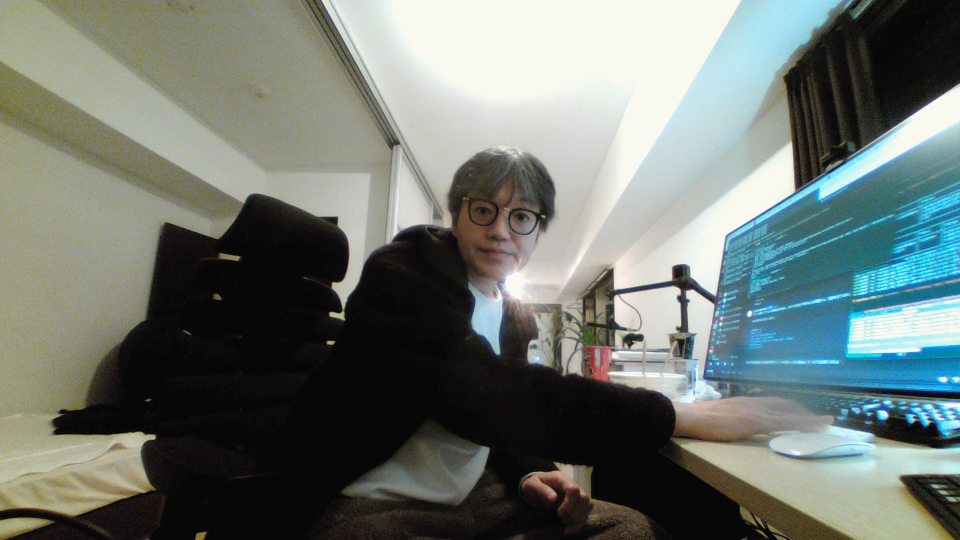
#> input picture test_frame.jpg, 1920 x 1080 px (shown at 1/2 size)
$ python -i mjpeg_server.py   (imports and definitions only)
#> lines starting #> are read from the running program, lines starting #| are printed output that depends on the picture; after the words box and inside, x2 and y2 are one past the last pixel; in counts of white or black regions, pixels touching at a corner belong together
### vp_env.py
"""Vision PAL 共有環境変数ローダー (Python 3.6+)

優先順位: 環境変数 > 隣の .env > 引数の default

使い方:
    from vp_env import env, env_int, env_float
    MQTT_HOST = env("MQTT_HOST", "192.168.3.12")
    MQTT_PORT = env_int("MQTT_PORT", 1883)

`.env` 探索順:
    1. 現在の作業ディレクトリ ./.env
    2. このファイル (vp_env.py) と同じディレクトリの .env
    3. このファイルの親ディレクトリの .env (リポジトリルート想定)
"""
import os
from pathlib import Path


def _load_dotenv(path):
    """`.env` 形式ファイルを読み、既存環境変数を上書きしない形で適用"""
    if not path.exists():
        return False
    try:
        text = path.read_text(encoding="utf-8")
    except Exception as e:
        print("[vp_env] failed to read {}: {}".format(path, e))
        return False
    for raw in text.splitlines():
        line = raw.strip()
        if not line or line.startswith("#") or "=" not in line:
            continue
        key, _, value = line.partition("=")
        key = key.strip()
        value = value.strip()
        # quoted value を剥がす
        if (value.startswith('"') and value.endswith('"')) or \
           (value.startswith("'") and value.endswith("'")):
            value = value[1:-1]
        if key and key not in os.environ:
            os.environ[key] = value
    print("[vp_env] loaded: {}".format(path))
    return True


_here = Path(__file__).resolve().parent
for _candidate in [Path.cwd() / ".env", _here / ".env", _here.parent / ".env"]:
    if _load_dotenv(_candidate):
        break


def env(key, default=None):
    """文字列として環境変数を取得"""
    return os.environ.get(key, default)


def env_int(key, default):
    """整数として取得、失敗時は default"""
    try:
        return int(os.environ[key])
    except (KeyError, ValueError):
        return default


# [6 lines left out: function env_float, not called in this run]

### JetBot/mjpeg_server.py
#!/usr/bin/env python3
"""Vision PAL - JetBot MJPEG Streaming Server with Toon Filter
CSIカメラからアニメ風フィルタ付きMJPEGストリーム配信

http://jetbot-ip:8554/stream  - トゥーンフィルタ
http://jetbot-ip:8554/raw     - 生映像
http://jetbot-ip:8554/        - ビューアページ

Requires: OpenCV (pre-installed on JetBot)
Run on JetBot: python3 mjpeg_server.py
"""
import cv2
import numpy as np
import time
import threading
try:
    from http.server import HTTPServer, BaseHTTPRequestHandler
except ImportError:
    from BaseHTTPServer import HTTPServer
    from BaseHTTPServer import BaseHTTPRequestHandler

# === 設定 (.env / 環境変数 / 既定値) ===
import os as _os, sys as _sys
_sys.path.insert(0, _os.path.dirname(_os.path.abspath(__file__)))
_sys.path.insert(0, _os.path.dirname(_os.path.dirname(_os.path.abspath(__file__))))
try:
    from vp_env import env_int
except ImportError:
    def env_int(k, d):
        try: return int(_os.environ.get(k, d))
        except (TypeError, ValueError): return d

PORT = env_int("CAMERA_PORT", 8554)
FPS = env_int("CAMERA_FPS", 15)
#> further down, picture is the input picture: shape (1080, 1920, 3); mean B, G, R 114, 119.6, 111.1

# グローバルフレーム
current_frame = None
toon_frame = None
frame_lock = threading.Lock()


def toon_filter(frame):
    """アニメ風トゥーンフィルタ
    1. バイラテラルフィルタで平坦化（アニメ塗り）
    2. 色量子化（減色）
    3. エッジ検出で輪郭線
    4. 輪郭線を合成
    """
    # 1. バイラテラルフィルタ（エッジ保持しつつ平坦化）
    # 複数回かけるとよりアニメっぽく
    smooth = frame
    for _ in range(3):
        smooth = cv2.bilateralFilter(smooth, 9, 75, 75)

    # 2. 色量子化（8段階に減色）
    div = 32
    quantized = (smooth // div) * div + div // 2

    # 3. エッジ検出（太めの輪郭線）
    gray = cv2.cvtColor(frame, cv2.COLOR_BGR2GRAY)
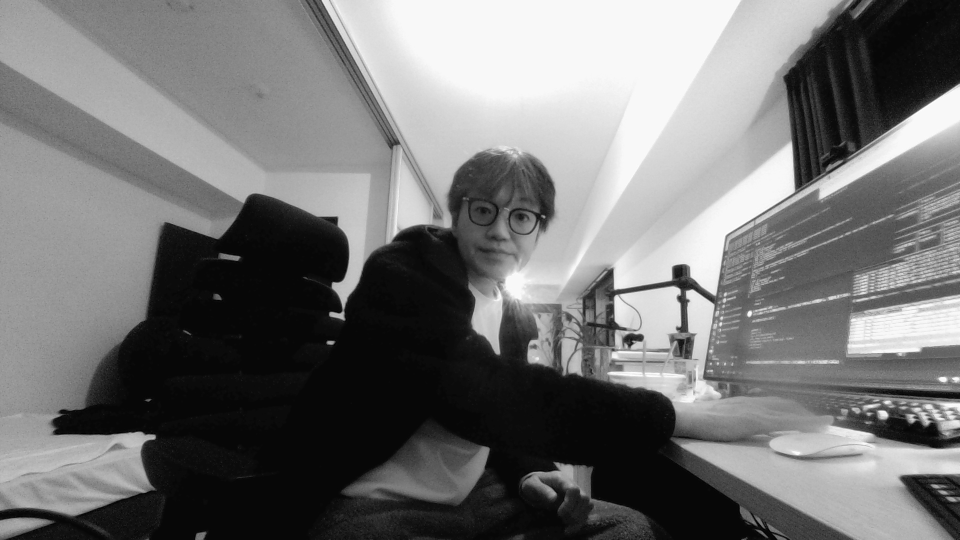
#> gray: shape (1080, 1920) (shown at 1/2 size); min 0, max 255, mean 116.4
    gray = cv2.medianBlur(gray, 5)
    edges = cv2.adaptiveThreshold(
        gray, 255,
        cv2.ADAPTIVE_THRESH_MEAN_C,
        cv2.THRESH_BINARY,
        blockSize=9,
        C=2
    )
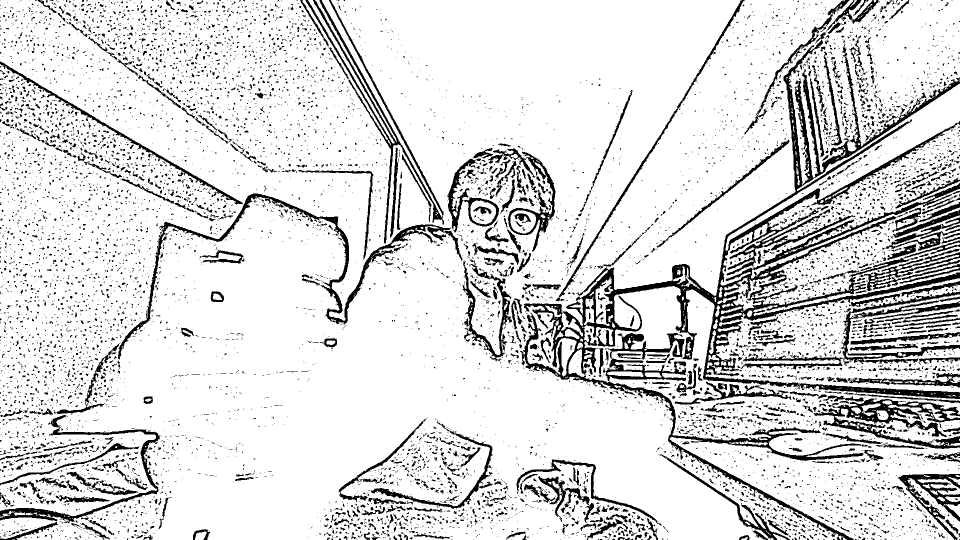
#> edges: shape (1080, 1920) (shown at 1/2 size); 85.8% white; 9639 black regions (8629 under 20 px), largest, box (x1, y1, x2, y2) and area: (1040, 80, 1920, 1080) 75744, (236, 387, 925, 719) 10553, (1627, 791, 1920, 898) 9498

    # 4. エッジをカラー化して合成
    edges_color = cv2.cvtColor(edges, cv2.COLOR_GRAY2BGR)
    toon = cv2.bitwise_and(quantized, edges_color)
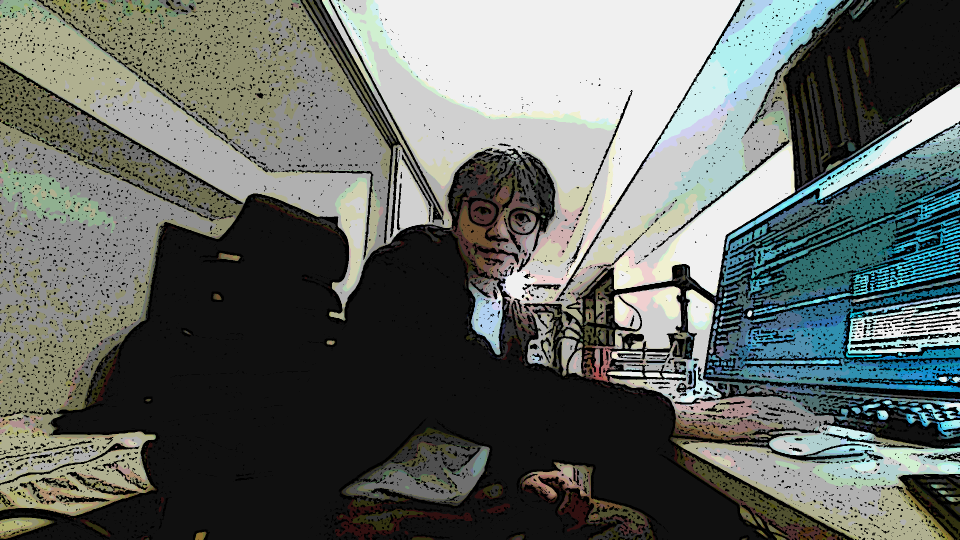
#> toon: shape (1080, 1920, 3) (shown at 1/2 size); mean B, G, R 100.7, 105.3, 99.4

    # 彩度ブースト（アニメっぽい鮮やかさ）
    hsv = cv2.cvtColor(toon, cv2.COLOR_BGR2HSV)
#> hsv: shape (1080, 1920, 3); mean H, S, V 16.4, 25.3, 107.9
    hsv[:, :, 1] = np.clip(hsv[:, :, 1] * 1.4, 0, 255).astype(np.uint8)
#> hsv: shape (1080, 1920, 3); mean H, S, V 16.4, 34.8, 107.9
    toon = cv2.cvtColor(hsv, cv2.COLOR_HSV2BGR)
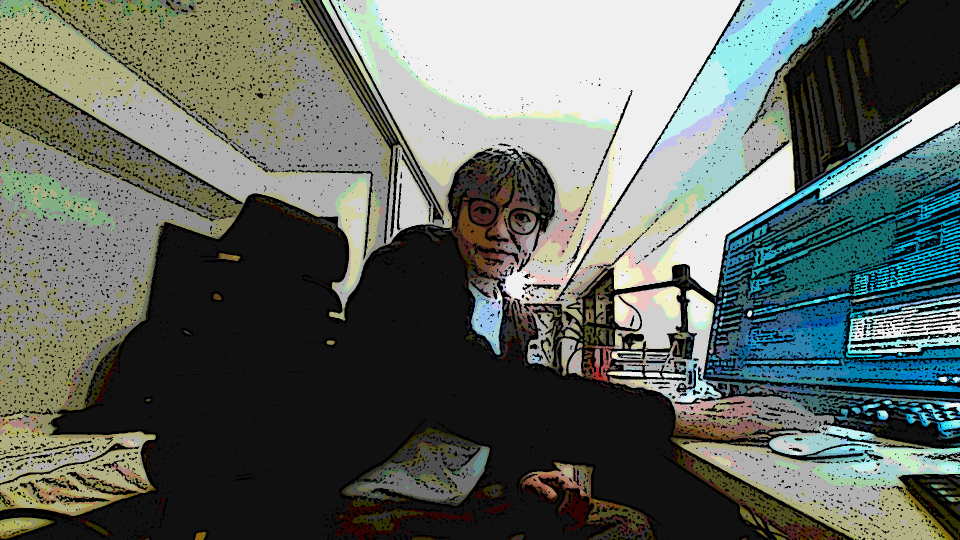
#> toon: shape (1080, 1920, 3) (shown at 1/2 size); mean B, G, R 97.7, 104.2, 96.4

    return toon


# [40 lines left out: function camera_thread, not called in this run]


class MJPEGHandler(BaseHTTPRequestHandler):
    # [67 lines left out: functions _stream, do_GET, not called in this run]

    def log_message(self, format, *args):
        pass


# [19 lines not run here, left out]

>>> import cv2
>>> picture = cv2.imread('../test_frame.jpg')
>>> result = toon_filter(picture)

$ run again, on pal_eye.jpg
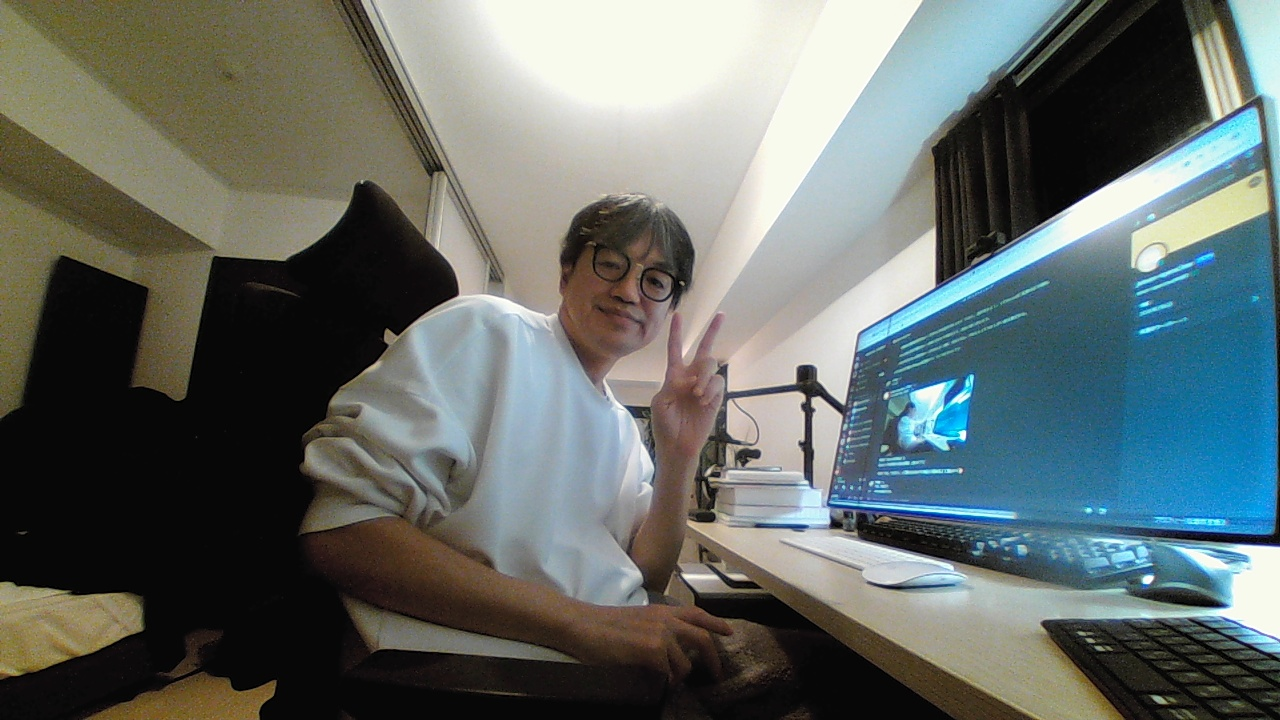
#> input picture pal_eye.jpg, 1280 x 720 px
#> picture is the input picture: shape (720, 1280, 3); mean B, G, R 105.4, 108.5, 100.5
#> in toon_filter, `edges = cv2.adaptiveThreshold( gray, 255, cv2.ADAPTIVE_THRESH_MEAN_C, ..`:
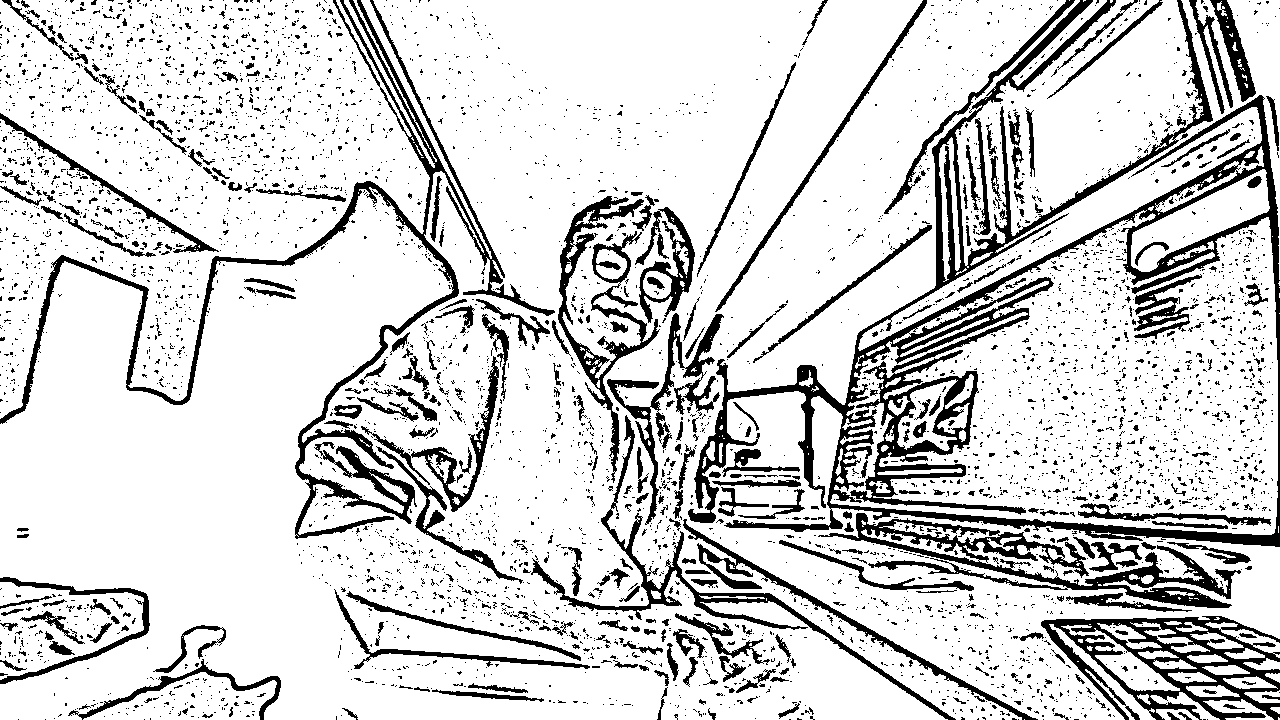
#> edges: shape (720, 1280); 83% white; 4873 black regions (4505 under 20 px), largest, box (x1, y1, x2, y2) and area: (688, 0, 1280, 547) 36637, (0, 0, 555, 539) 14998, (1041, 616, 1280, 720) 8965
#> in toon_filter, `toon = cv2.cvtColor(hsv, cv2.COLOR_HSV2BGR)`:
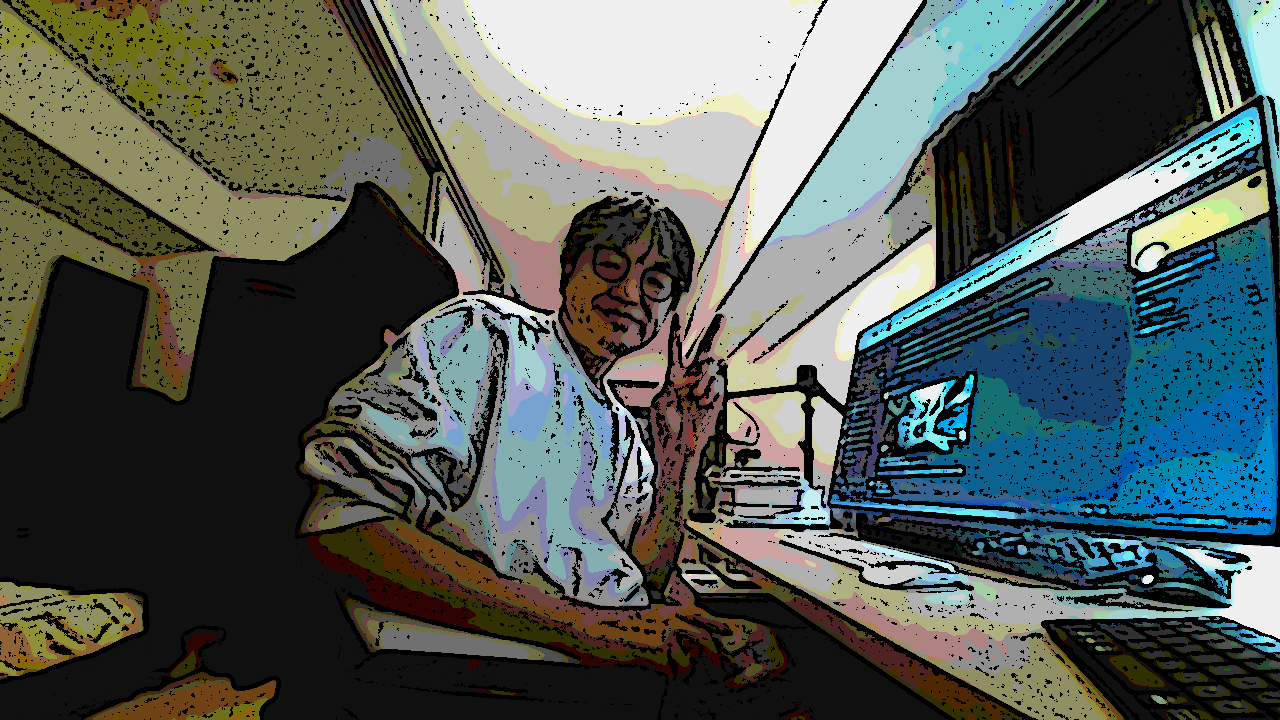
#> toon: shape (720, 1280, 3); mean B, G, R 87.9, 93.1, 84.4
